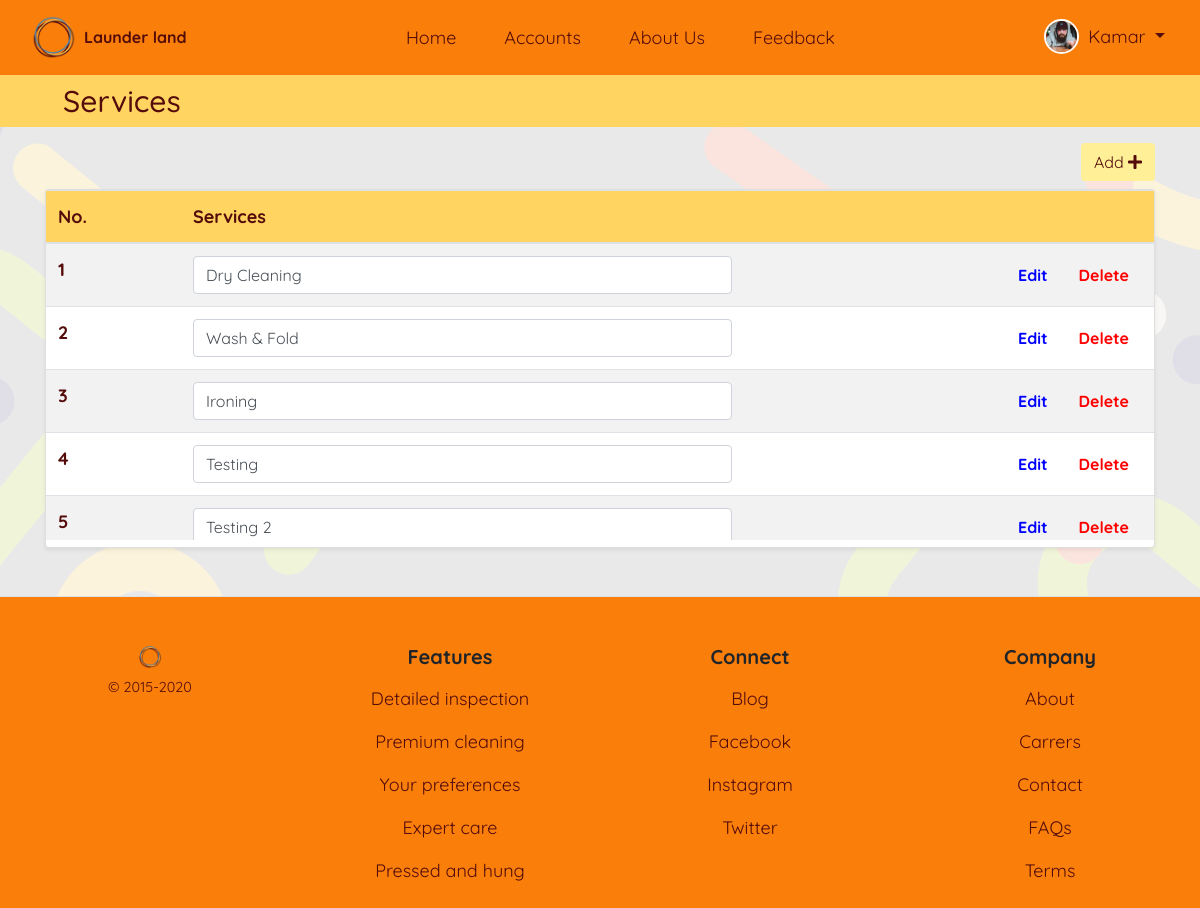
The page /staff/services (signed in) on the database its author committed.
### usermodule/models.py (models this page shows)
class User(AbstractUser):
    username = None
    mobile = models.CharField(unique=True, max_length=10)
    email = models.EmailField(unique=True)
    first_name = models.CharField(max_length=15)
    profile_pic = models.ImageField(default="profile.png", blank=True)
    user_type_choice = ((1, 'Owner'), (2, 'Staff'), (3, 'Customer'))
    user_type = models.PositiveSmallIntegerField(
        choices=user_type_choice)
    address = models.CharField(max_length=100)
    street = models.CharField(max_length=50)
    city = models.CharField(max_length=50)
    state = models.CharField(max_length=50)
    pincode = models.CharField(max_length=6)
    creation_date = models.DateTimeField(auto_now_add=True)
    objects = UserManager()
    USERNAME_FIELD = 'mobile'
    REQUIRED_FIELDS = ['first_name']
    class Meta:
        verbose_name = 'User'
        verbose_name_plural = 'Users'

### staffmodule/models.py (models this page shows, shortened)
class Service(models.Model):
    service = models.CharField(max_length=50)

### usermodule/decorators.py (the view)
    def wrap(request, *args, **kwargs):
        if request.user.is_authenticated:
            if request.user.user_type == 2 or request.user.user_type == 1:
                return function(request, *args, **kwargs)
            else:
                messages.warning(request, 'Signin using Staff Account')
                return redirect(redirect('usermodule:signin').url+'?next='+request.path)
        else:
            messages.info(request, 'Signin to continue')
            return redirect(redirect('usermodule:signin').url+'?next='+request.path)

### staffmodule/forms.py
class ServiceForm(forms.ModelForm):
    service = forms.CharField(widget=forms.TextInput(
        attrs={'placeholder': 'Service...'}))
    class Meta:
        model = Service
        fields = ['service']
    def __init__(self, *args, **kwargs):
        super().__init__(*args, **kwargs)
        self.fields['service'].label = "Services"

### staffmodule/views.py (called while the page is built)
@user_is_staff
def service_view(request):
    services = Service.objects.all()
    form = ServiceForm(request.POST or None)
    if form.is_valid():
        if request.user.user_type == 1:
            form.save()
        else:
            messages.warning(
                request, 'Staff cannot add a new Service. Only Owner can add new service')
    context = {'form': form, 'services': services}
    return render(request, 'staffmodule/service.html', context=context)

### templates/staffmodule/service.html (shortened to what this page needs)
{% extends 'base_layout.html' %}
{% load crispy_forms_tags %}
{% load static %}
{% block content %}
<body id="staff">
    <article class="bg_light_orange_2 container-fluid py-2">
        <section class="pr-md-auto pl-md-5 text-center text-md-left">
            <h3 class="brown mb-0 clamp_size_header">Services</h3>
        </section>
    </article>
    <article class="container my-2">
        {% if user.user_type == 1 %}
        <button type="button" class="btn-cust bg_light_orange_1 brown btn float-right my-2" id="add_service"
            data-toggle="modal" data-target="#add_service_modal">Add <i class="fas fa-plus brown"></i>
        </button>
        {% endif %}
        <section class="card shadow-sm my-3 w-100">
            <div class="card-body p-0">
                <div class="table-responsive table-wrapper">
                    <table class="table table-striped table-hover mb-0 brown">
                        <thead class="bg_light_orange_2">
                            <tr>
                                <th scope="col">No.</th>
                                <th scope="col">Services</th>
                                {% if user.user_type == 1 %}
                                <th scope="col"></th>
                                {% endif %}
                            </tr>
                        </thead>
                        <tbody>
                            {% for data in services %}
                            <tr>
                                {% if forloop %}
                                <th>{{forloop.counter}}</th>
                                {% endif %}
                                <td>
                                    <form id="edit_form{{ data.id }}" method="POST"
                                        action="{% url 'staffmodule:service_edit' data.id %}">
                                        <input type="text" name="service" class="form-control"
                                            value="{{ data.service }}">
                                    </form>
                                </td>
                                {% if user.user_type == 1 %}
                                <td class="text-right">
                                    <input type="submit" form="edit_form{{ data.id }}" value="Edit"
                                        class="btn btn-cust blue bold">
                                    <input type="button" name="submit" value="Delete" class="btn btn-cust red bold"
                                        data-toggle="modal" data-target="#del{{ data.id }}">
                                </td>
                                {% endif %}
                            </tr>
                            {% endfor %}
                        </tbody>
                    </table>
                </div>
            </div>
        </section>
    </article>
</body>
{% endblock %}

### templates/header.html (shortened to what this page needs)
{% load static %}
{% url 'homepage' as home %}
{% url 'usermodule:myaccount' as myaccount %}
<div>
    <nav class="navbar navbar-expand-lg bg_orange_1">
        <div class="container mx_width_100 justify-content-between">
            <a class="navbar-brand flex-shrink-0 btn-cust d-flex" href="{% url 'homepage' %}"
                style="min-width: 7rem"><img src="{% static 'images/logo.png' %}" alt="Horbax" width="45" />
                <h6 class="my-auto ml-2 brown bold">Launder land</h6>
            </a>
            <div class="container order-1 order-lg-0">
                <div class="navbar-collapse collapse d-lg-flex justify-content-center align-items-center"
                    id="navbarCollapse">
                    <ul class="navbar-nav">
                        <li class="nav-item my-2 mx-lg-3 clamp_size">
                            <a class="{% if request.get_full_path == home %}actives{% else %}brown{% endif %} nav-link border-0 btn-cust text-center header_big"
                                href="{% url 'homepage' %}">Home</a>
                        </li>
                        {% if user.is_authenticated %}
                        <li class="nav-item my-2 mx-lg-3 clamp_size">
                            <a class="{% if request.get_full_path == myaccount %}actives{% else %}brown{% endif %} nav-link header_big border-0 btn-cust text-center"
                                href="{% url 'usermodule:myaccount' %}">Accounts</a>
                        </li>
                        {% endif %}
                        <li class="nav-item my-2 mx-lg-3 clamp_size">
                            <a class="brown nav-link header_big border-0 btn-cust text-center" href="#">About Us</a>
                        </li>
                        <li class="nav-item my-2 mx-lg-3 clamp_size">
                            <a class="brown nav-link header_big border-0 btn-cust text-center" href="#">Feedback</a>
                        </li>
                    </ul>
                </div>
            </div>
            <div class="navbar-toolbar d-flex flex-shrink-0 align-items-center order-0 orderlg-1">
                {% if user.is_authenticated %}
                <div class="nav-item dropdown d-flex order-md-2">
                    <a class="navbar-tool mx-sm-1 mx-md-0 text-decoration-none btn-cust" href="">
                        <div class="navbar-tool-icon-box">
                            <img class="rounded-circle" src="{{ user.profile_pic.url }}" width="35"
                                style="border: 2px solid white" alt="Profile" />
                        </div>
                    </a>
                    <a class="nav-link dropdown-toggle btn-cust d-none d-md-block px-1
              {% if request.get_full_path == profile %}active{% else %}brown{% endif %}" href="#" id="navbardrop"
                        data-toggle="dropdown">
                        {{ user.first_name }}
                    </a>
                </div>
                {% endif %}
            </div>
        </div>
    </nav>
</div>

### static/css/style.css (style rules this page uses)
body { background-image: url("/static/images/home_page.png"); background-attachment: fixed; background-size: cover; -webkit-background-size: cover; -moz-background-size: cover; -o-background-size: cover; background-repeat: no-repeat; background-blend-mode: overlay; font-family: "Quicksand"; font-size: large; }
.btn-cust { transition: transform 80ms ease-in; }
.brown { color: #540c0b !important; }
.red { color: #ff0000 !important; }
.blue { color: #0000ff !important; }
.bg_orange_1 { background-color: #fa7e0a !important; }
.bg_light_orange_1 { background-color: #fff098 !important; }
.bg_light_orange_2 { background-color: #ffd460 !important; }
.bold { font-weight: 700 !important; }
.clamp_size { font-size: clmp(17px, 2.5vw, 21px) !important; }
.clamp_size_header { font-size: clamp(25px, 2.5vw, 32px) !important; }
.navbar-tool { position: relative; display: -ms-flexbox; display: flex; -ms-flex-align: center; align-items: center; }
.navbar-tool-icon-box { position: relative; width: 2.875rem; height: 2.875rem; border-radius: 50%; line-height: 2.625rem; text-align: center; color: #540c0b; }
.mx_width_100 { max-width: 100% !important; }
#staff { background-color: #e9e9e9; }
.table-wrapper { max-height: 350px; overflow: auto; display: inline-block; }

### rows shown on the page
User: profile_pic (picture), first_name "Kamar"
Service: service "Dry Cleaning"
Service: service "Wash & Fold"
Service: service "Ironing"
Service: service "Testing"
Service: service "Testing 2"
